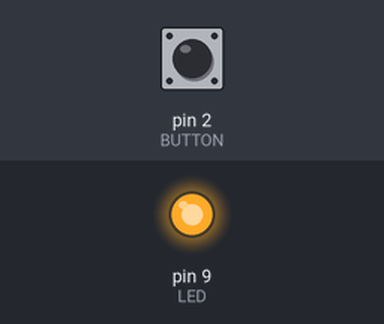
Simulated run of this sketch. Board: Arduino Uno, built with avr-gcc and run on an emulated ATmega328P. On the bench: output pins drawn as LEDs (lit = HIGH). The inputs (shaded band) are chosen by the test bench; at power-on: pin 2 (BUTTON) HIGH.

Above: at 1.2 s.
1.3 s: pin 2 (BUTTON) pulled LOW for 0.15 s
At 1.37 s:
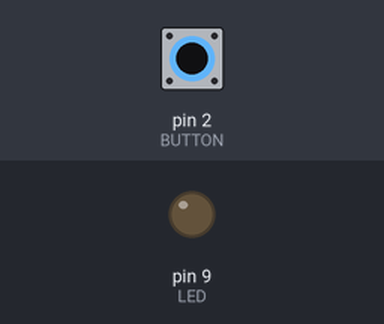
2.9 s: pin 2 (BUTTON) pulled LOW for 3.2 s
At 7.4 s:
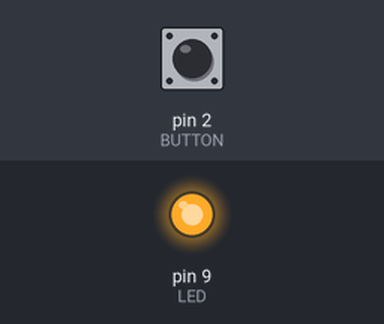
Timing chart, 0 to 8.9 s (numbered marks = the images above; inputs shaded):
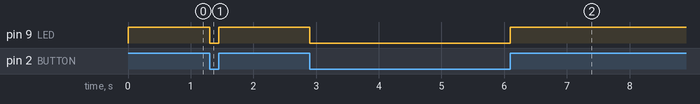

Measured:
- after the input at 1.3 s, pin 9 (LED): HIGH → LOW at once, → HIGH 0.15 s later
- after the input at 2.9 s, pin 9 (LED): HIGH → LOW at once, → HIGH 3.2 s later

The sketch:

led_button.ino
```cpp
// (licence header left out)
const int LED=9;      //The LED is connected to pin 9
const int BUTTON=2;      //The Button is connected to pin 2

void setup()
{
  pinMode (LED, OUTPUT);     //Set the LED pin as an output
  pinMode (BUTTON, INPUT);   //Set button as input (not required)
}

void loop()
{
  if (digitalRead(BUTTON) == LOW)
  {
    digitalWrite(LED, LOW);
  }
  else
  {
    digitalWrite(LED, HIGH);
  }
}
```
